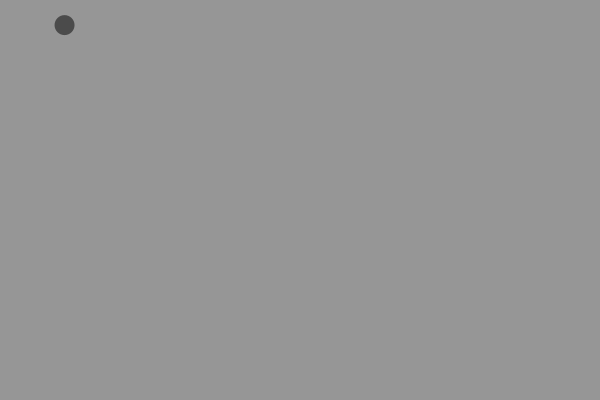
Frame 1 (no input)
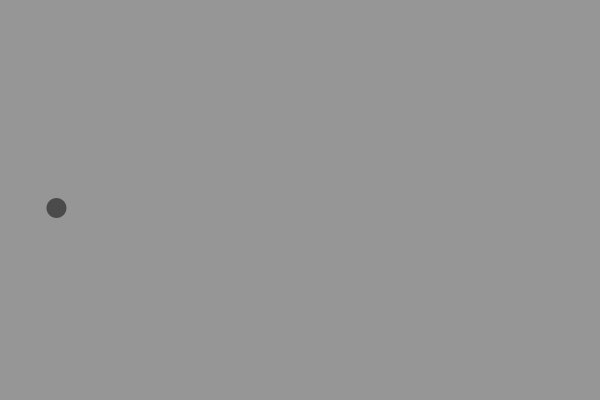
Frame 60 (the mouse pressed at the canvas centre just before this capture)
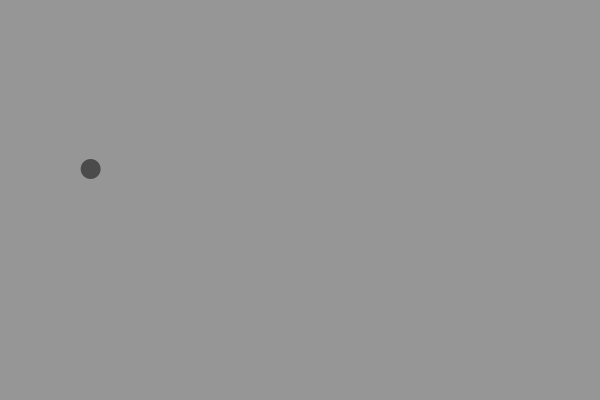
Frame 120 (the mouse held since frame 60 and released just before this capture)

The Processing sketch that drew these frames (run headless with seeded random() and noise(); from frame 60 on, the mouse is pressed at the canvas centre):

// Processing sketch: force_mover_with_wall_force
// ── force_mover_with_wall_force.pde
Mover mover;
PVector gravity;
PVector wind;

void setup() {
  size(600, 400);
  mover = new Mover();
}

void draw() {
  background(150);
  gravity = new PVector(0, 0.2);
  //gravity.mult(movers[i].mass);
  wind = new PVector(random(0, 0.4), 0);
  PVector wallForce = mover.rightWallForce();
  mover.applyForce(wallForce);
  mover.applyForce(gravity);
  mover.applyForce(wind);
  mover.update();
  mover.display();
  mover.checkEdge();
}
// ── mover.pde


class Mover {
  PVector location;
  PVector volocity;
  PVector acceleration;
  float mass;

  Mover() {
    location = new PVector(random(100), 25);
    volocity = new PVector(0, 0);
    acceleration = new PVector(0, 0);
    mass = 2;
  }

  void applyForce(PVector f) {
    PVector force = PVector.div(f, mass);
    acceleration.add(force);
  }

  void update() {
    volocity.add(acceleration);
    //volocity.limit(10);
    println(volocity.y);
    location.add(volocity);
    acceleration.mult(0);
  }

  void display() {
    noStroke();
    fill(75);
    ellipse(location.x, location.y, mass * 10, mass * 10);
  }

  void checkEdge() {
    if (location.x > width) {
      location.x = width;
      volocity.x *= -1;
    } else if (location.x < 0) {
      volocity.x *= -1;
      location.x = 0;
    }

    if (location.y > height) {
      volocity.y *= -1;
      location.y = height;
    }
  }

  PVector rightWallForce() {
    PVector wallLoc = new PVector(width, location.y);
    PVector dist = PVector.sub(location, wallLoc);
    dist.normalize();
    float mag = map((width - location.x), 0, width, 0, random(0, 0.4));
    dist.mult(mag);
    return dist;
  }
}
